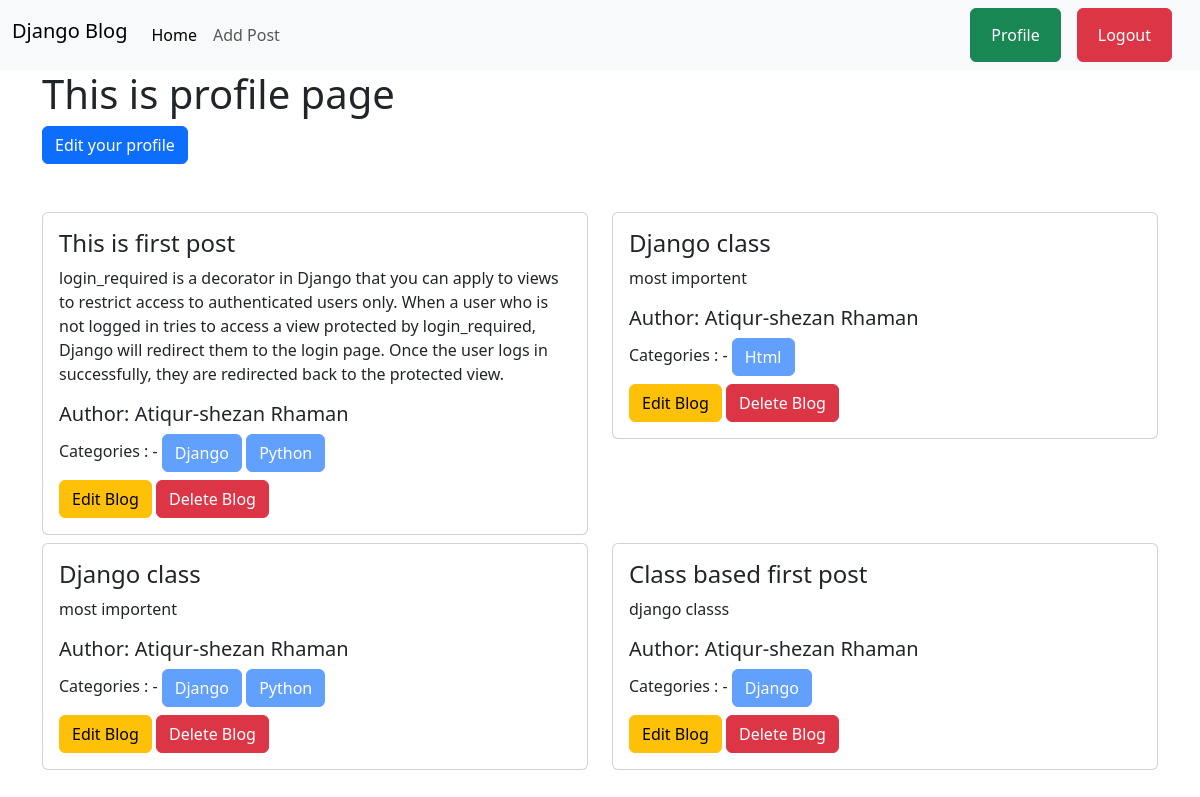
/author/profile/ (signed in), run on an earlier commit of the app's database.
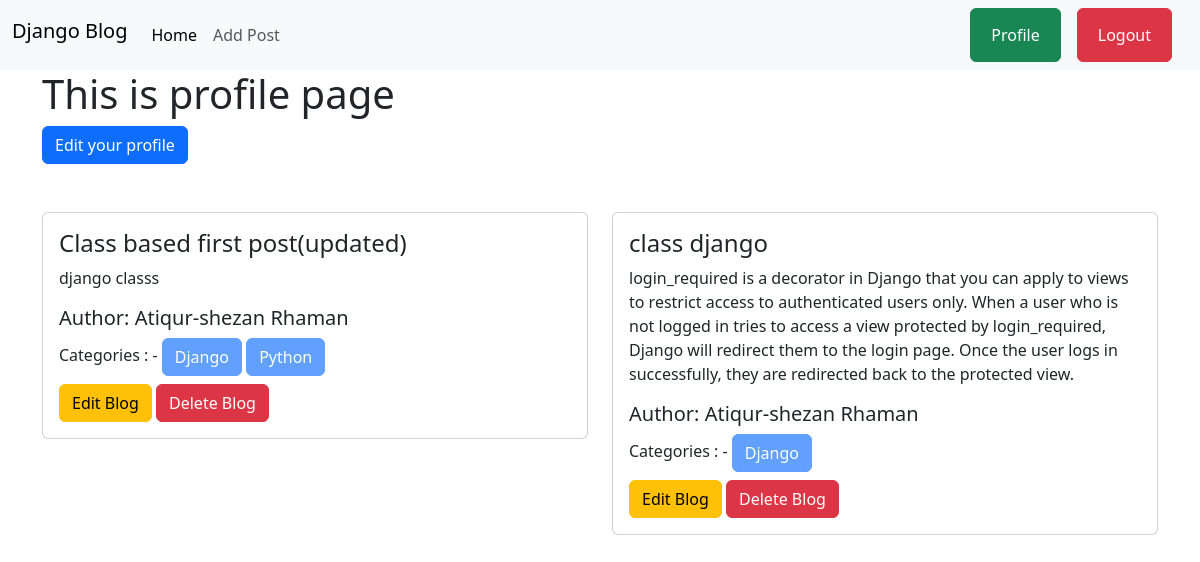
And on a later commit of the database.
### posts/models.py (models this page shows, shortened)
class Post(models.Model):
    title = models.CharField(max_length=50)
    content = models.TextField()
    category = models.ManyToManyField(Category)
    author = models.ForeignKey(User, on_delete=models.CASCADE)

### categories/models.py (models this page shows, shortened)
class Category(models.Model):
    name = models.CharField(max_length=100)
    slug = models.SlugField(max_length=100, unique=True, null=True, blank=True)

### author/views.py (the view)
# urls.py: path('profile/', views.profileupdate, name='user_profile'),
@login_required
def profileupdate(request):
    data = Post.objects.filter(author = request.user)
    return render(request, 'profile.html', {'data':data})

### author/templates/profile.html (shortened to what this page needs)
{% extends "base.html" %}
{% load crispy_forms_tags %}
{% block content %}
<div class="container mb-5">
    <h1>This is profile page</h1>
    <a class="btn btn-primary" href="{% url 'edit_profile' %}">Edit your profile</a>
</div>
<div class="container">
    <div class="row">
        {% for i in data %}
            <div class="col-sm-6 mb-3 mb-sm-2">
                <div class="card">
                    <div class="card-body">
                        <h4 class="card-title">{{i.title}}</h4>
                        <p class="card-text">{{i.content}}</p>
                        <h5 class="card-title">Author: {{i.author.first_name}} {{i.author.last_name}}</h5>
                        <div class="mb-2">
                            Categories : -
                            {% for j in i.category.all %}
                            <button class="btn btn-primary" disabled>{{j.name}}</button>
                            {% endfor %}
                        </div>
                        <a href="{% url 'edit_post' i.id %}" class="btn btn-warning"> Edit Blog</a>
                        <a href="{% url 'delete_post' i.id %}" class="btn btn-danger"> Delete Blog</a>
                    </div>
                </div>
            </div>
        {% endfor %}
      </div>
</div>
{% endblock content %}

What changed in the data, as far as the page shows it:
removed Post: title "This is first post", content "login_required is a decorator in Django that you can apply to views to restrict access to authenticated users only. When a user who is not logged in tries to access a view protected by login_required, Django will redirect them to the login page. Once the user logs in successfully, they are redirected back to the protected view.", author.first_name "Atiqur-shezan", author.last_name "Rhaman", Category (name "Django"), Category (name "Python")
removed Post: title "Django class", content "most importent", author.first_name "Atiqur-shezan", author.last_name "Rhaman"
no longer on this page (row unchanged): Category: name "Html", shown under "Django class"
removed Post: title "Django class", content "most importent", author.first_name "Atiqur-shezan", author.last_name "Rhaman", Category (name "Django"), Category (name "Python")
changed Post "django classs": title "Class based first post" → "Class based first post(updated)"; gains Category (name "Python")
added Post: title "class django", content "login_required is a decorator in Django that you can apply to views to restrict access to authenticated users only. When a user who is not logged in tries to access a view protected by login_required, Django will redirect them to the login page. Once the user logs in successfully, they are redirected back to the protected view.", author.first_name "Atiqur-shezan", author.last_name "Rhaman", Category (name "Django")
